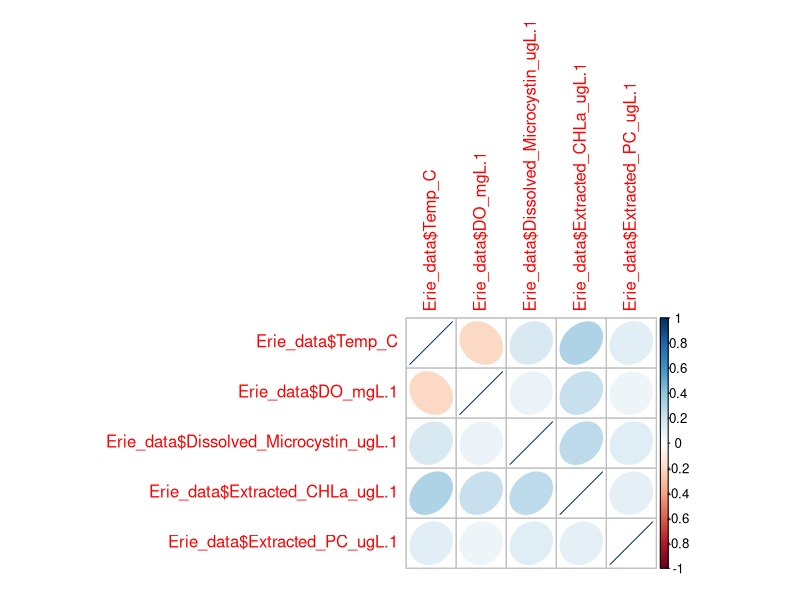
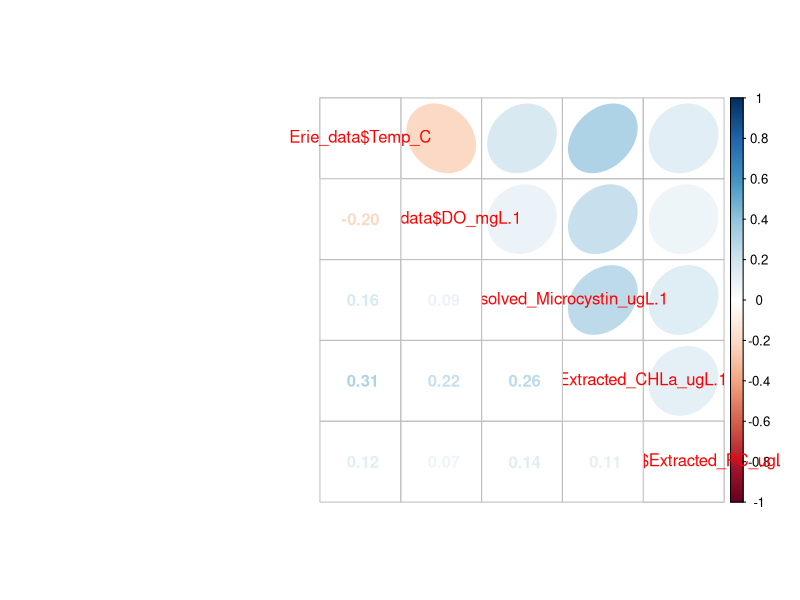
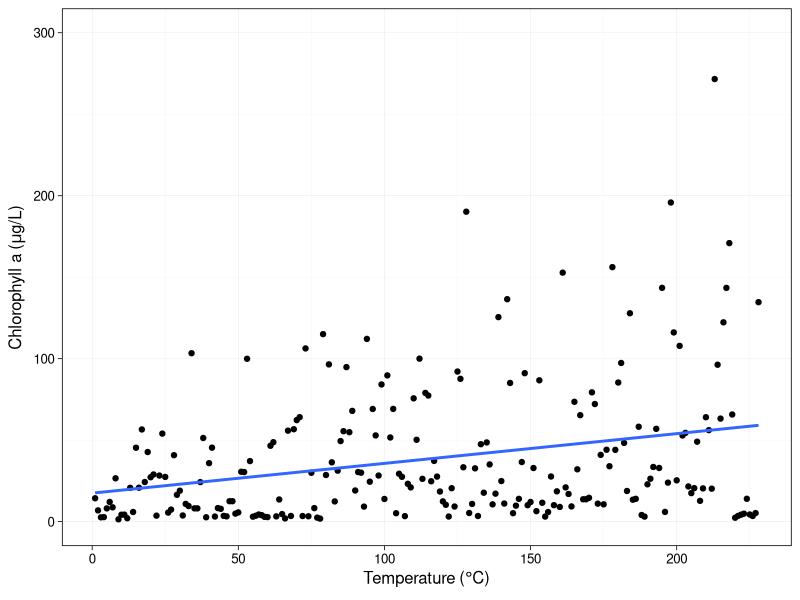
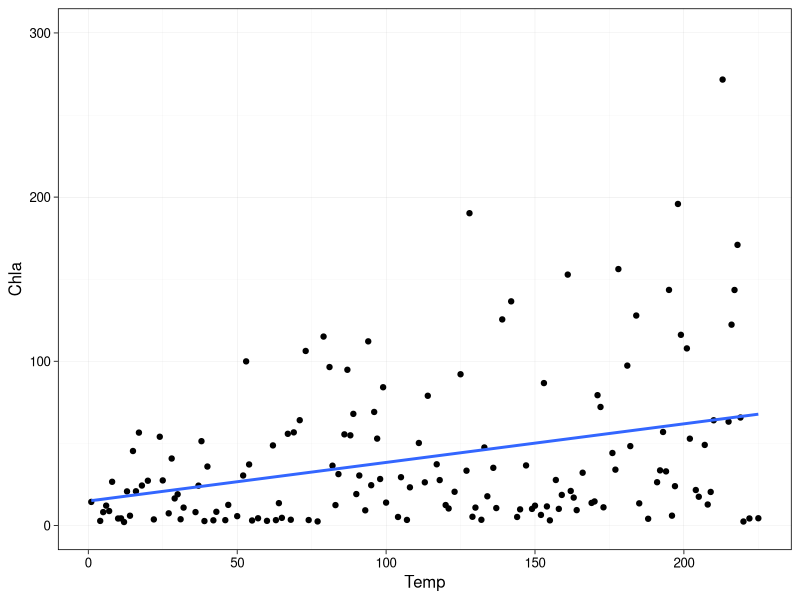
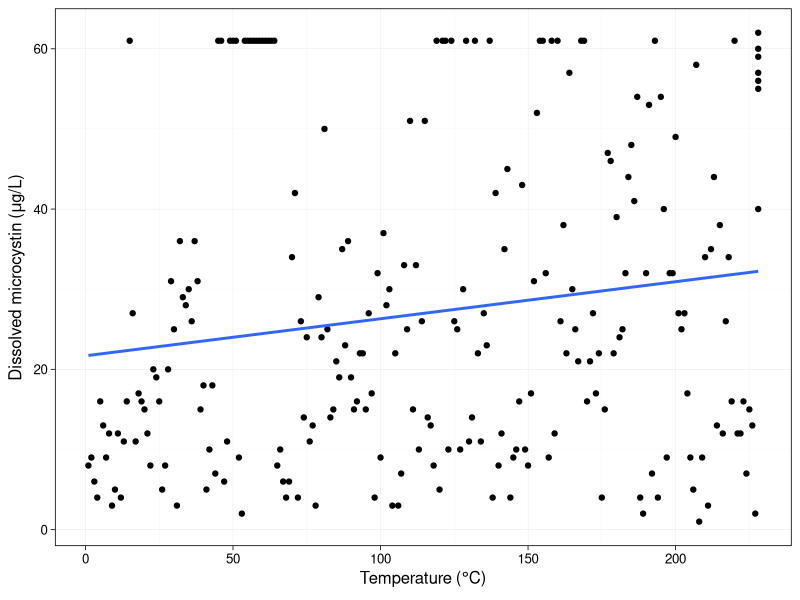
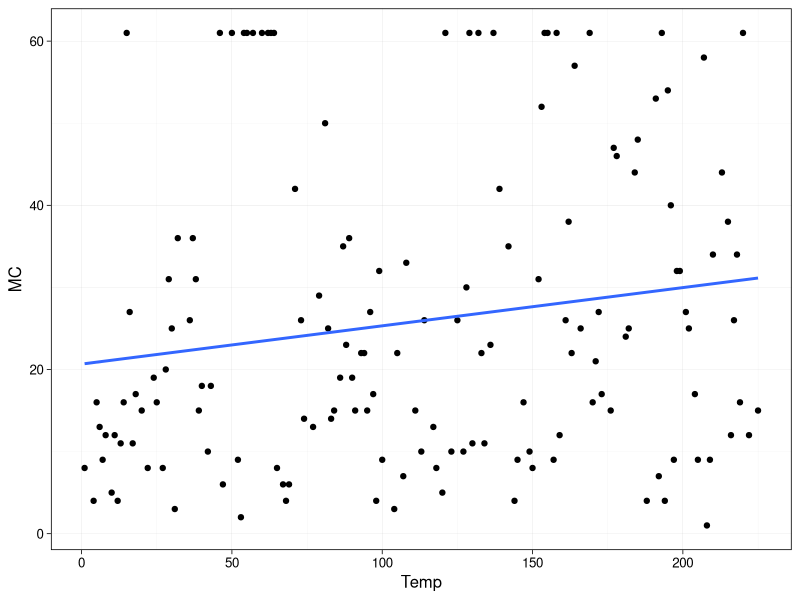
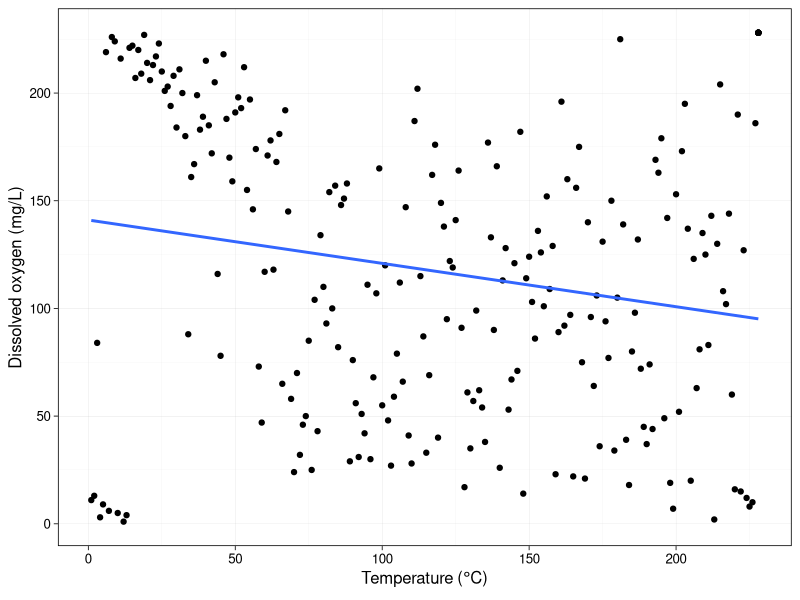
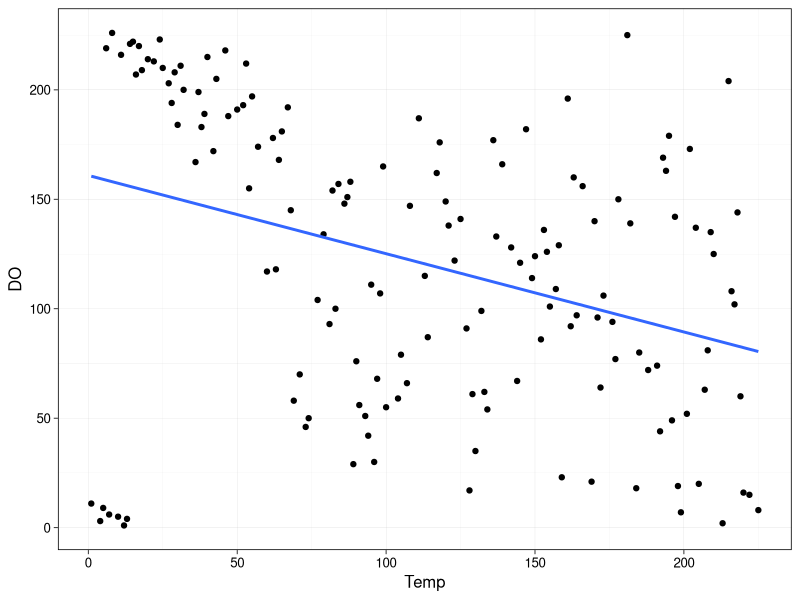

Write R code to recreate these figures, in order.
##load packages
library(tidyverse)
library(ggplot2)
#install.packages("corrplot")
library(corrplot)



##setting ggplot theme
ggplot_theme <- theme_linedraw(base_size = 12) +
  theme(panel.grid=element_line(colour="gray"),
        axis.text = element_text(color = "black"), 
        legend.position = "top")
theme_set(ggplot_theme)



##load data
Erie_data <- read.csv("./2022_WLE_Weekly_Datashare_CSV.csv",
                      stringsAsFactors = T)
View(Erie_data)



##data wrangling
# Erie_data <- Erie_data %>%
#   na.omit(Temp_C) %>%
#   na.omit(DO_mgL.1) %>%
#   na.omit(Dissolved_Microcystin_ugL.1) %>%
#   na.omit(Extracted_CHLa_ugL.1) %>%
#   na.omit(Extracted_PC_ugL.1)

class(Erie_data$Temp_C)
Erie_data$Temp_C <- as.numeric(Erie_data$Temp_C)

class(Erie_data$DO_mgL.1)
Erie_data$DO_mgL.1 <- as.numeric(Erie_data$DO_mgL.1)

class(Erie_data$Dissolved_Microcystin_ugL.1)
Erie_data$Dissolved_Microcystin_ugL.1 <- 
  as.numeric(Erie_data$Dissolved_Microcystin_ugL.1)

class(Erie_data$Extracted_CHLa_ugL.1)

class(Erie_data$Extracted_PC_ugL.1)
Erie_data$Extracted_PC_ugL.1 <- as.numeric(Erie_data$Extracted_PC_ugL.1)

Erie_data_subset <- data_frame(Erie_data$Sample_Depth_category, 
                               Erie_data$Temp_C, Erie_data$DO_mgL.1,
                          Erie_data$Dissolved_Microcystin_ugL.1,
                          Erie_data$Extracted_CHLa_ugL.1, 
                          Erie_data$Extracted_PC_ugL.1)

colnames(Erie_data_subset) <- c("Depth_category", "Temp", "DO", "MC", "Chla", "PC")

Erie_data_2 <- data_frame(Erie_data$Temp_C, Erie_data$DO_mgL.1,
                          Erie_data$Dissolved_Microcystin_ugL.1,
                          Erie_data$Extracted_CHLa_ugL.1, 
                          Erie_data$Extracted_PC_ugL.1)
View(Erie_data_2)

Erie_data_surface <- Erie_data_subset %>%
  filter(Depth_category=="Surface")

Erie_data_bottom <- Erie_data_subset %>%
  filter(Depth_category=="Bottom")



##GLMs
Erie_chla_lm <- lm(data=Erie_data, Extracted_CHLa_ugL.1 ~ Temp_C)
summary(Erie_chla_lm)

Erie_chla_s_lm <- lm(data=Erie_data_surface, Chla ~ Temp)
summary(Erie_chla_s_lm)

Erie_chla_b_lm <- lm(data=Erie_data_bottom, Chla ~ Temp)
summary(Erie_chla_b_lm)


Erie_mc_lm <- lm(data=Erie_data, Dissolved_Microcystin_ugL.1 ~ Temp_C)
summary(Erie_mc_lm)

Erie_mc_s_lm <- lm(data=Erie_data_surface, MC ~ Temp)
summary(Erie_mc_s_lm)

Erie_mc_b_lm <- lm(data=Erie_data_bottom, MC ~ Temp)
summary(Erie_mc_b_lm)


Erie_do_lm <- lm(data=Erie_data, DO_mgL.1 ~ Temp_C)
summary(Erie_do_lm)

Erie_do_s_lm <- lm(data=Erie_data_surface, DO ~ Temp)
summary(Erie_do_s_lm)

Erie_do_b_lm <- lm(data=Erie_data_bottom, DO ~ Temp)
summary(Erie_do_b_lm)


Erie_cor <- cor(Erie_data_2)
corrplot(Erie_cor, method = "ellipse", mar=c(1,1,1,1))
corrplot.mixed(Erie_cor, upper = "ellipse", 
               mar=c(1,1,1,1))



##plotting data
chla_plot <- ggplot(data=Erie_data, aes(x=Temp_C, y=Extracted_CHLa_ugL.1)) +
  geom_point() +
  geom_smooth(method=lm, se=F) +
  ylim(0, 300) +
  xlab(expression("Temperature" ~ "("*degree*C*")")) + 
  ylab(expression("Chlorophyll a" ~ "("*mu*"g/L)"))
chla_plot

chla_s_plot <- ggplot(data=Erie_data_surface, aes(x=Temp, y=Chla)) +
  geom_point() +
  geom_smooth(method=lm, se=F) +
  ylim(0, 300)
chla_s_plot


mc_plot <- ggplot(data=Erie_data, aes(x=Temp_C, y=Dissolved_Microcystin_ugL.1)) +
  geom_point() +
  geom_smooth(method=lm, se=F) +
  xlab(expression("Temperature" ~ "("*degree*C*")")) + 
  ylab(expression("Dissolved microcystin" ~ "("*mu*"g/L)"))
mc_plot

mc_s_plot <- ggplot(data=Erie_data_surface, aes(x=Temp, y=MC)) +
  geom_point() +
  geom_smooth(method=lm, se=F)
mc_s_plot


do_plot <- ggplot(data=Erie_data, aes(x=Temp_C, y=DO_mgL.1)) +
  geom_point() +
  geom_smooth(method=lm, se=F) +
  xlab(expression("Temperature" ~ "("*degree*C*")")) + 
  ylab("Dissolved oxygen (mg/L)")
do_plot

do_s_plot <- ggplot(data=Erie_data_surface, aes(x=Temp, y=DO)) +
  geom_point() +
  geom_smooth(method=lm, se=F)
do_s_plot
